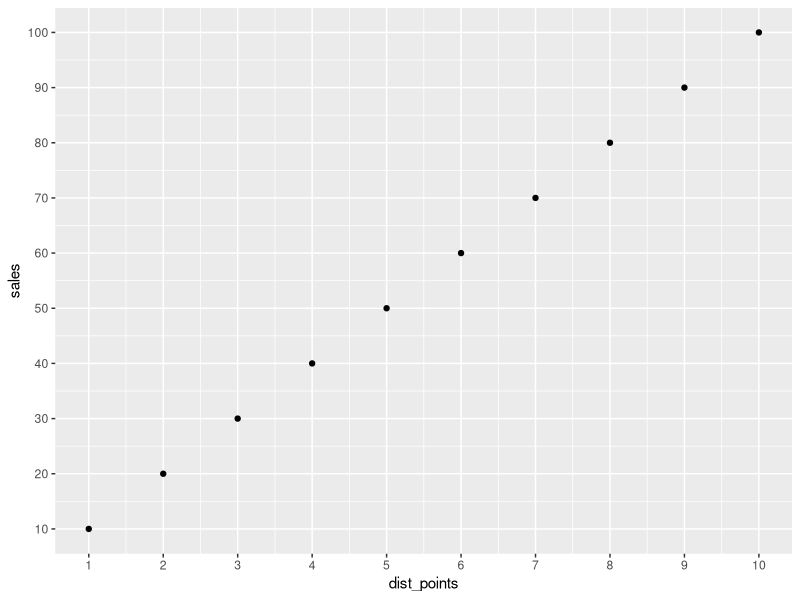
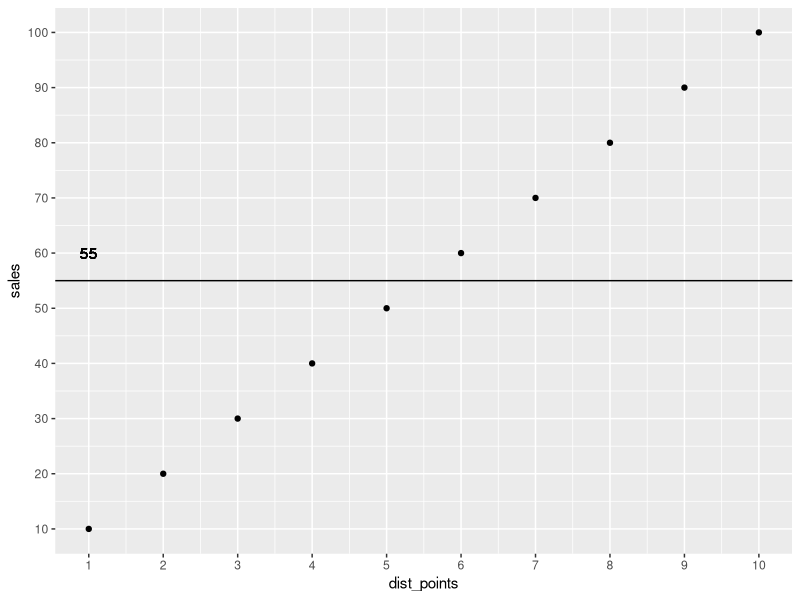
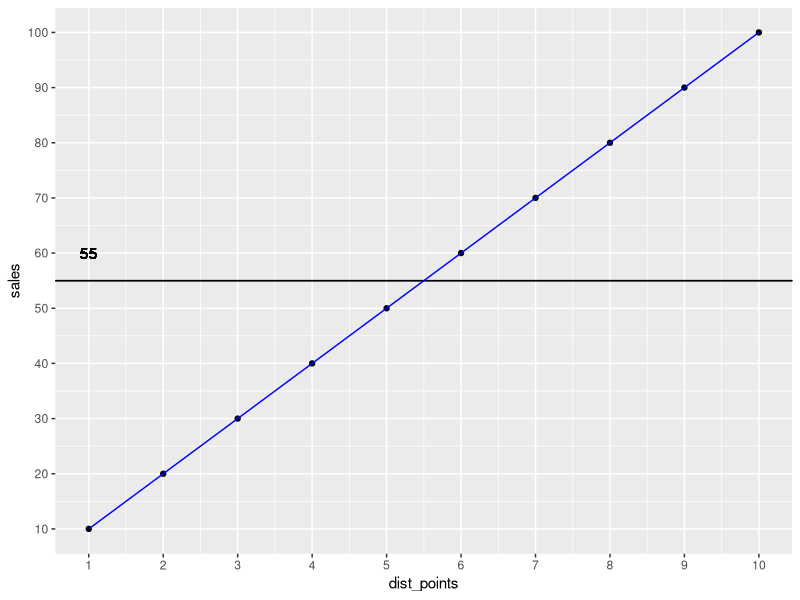
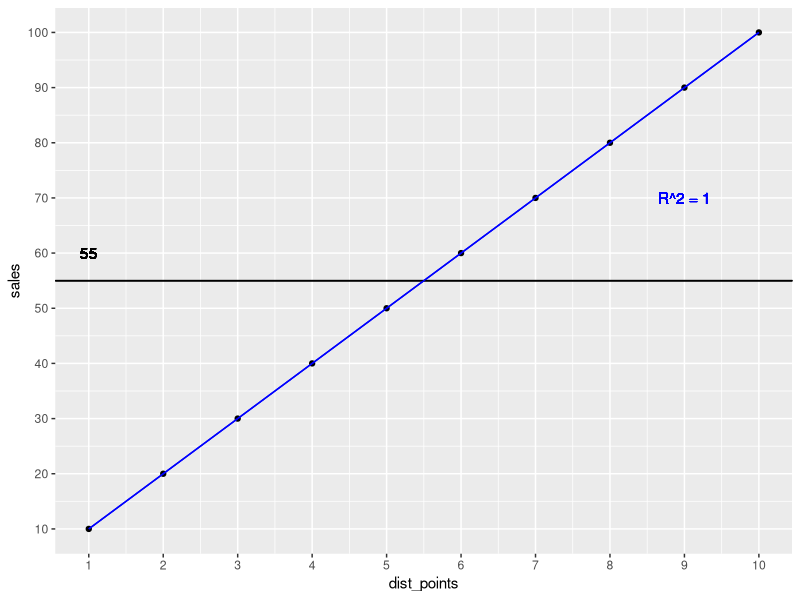
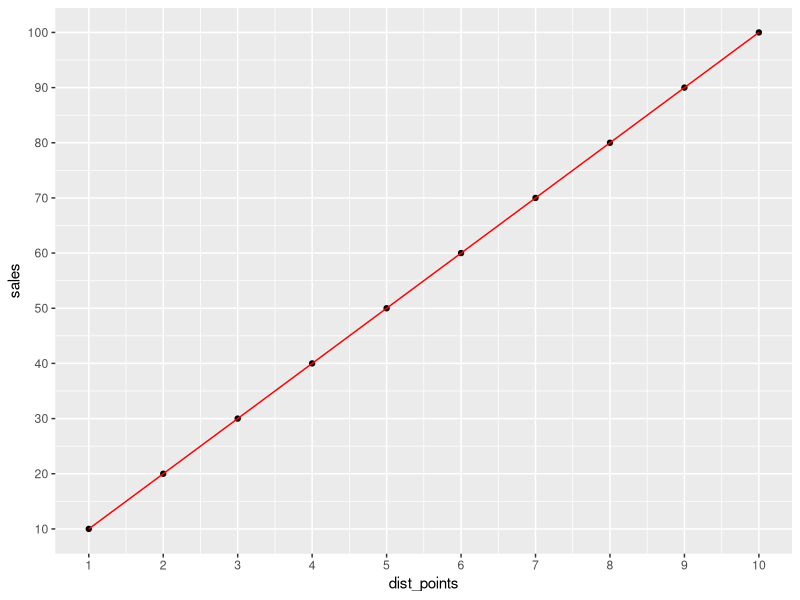
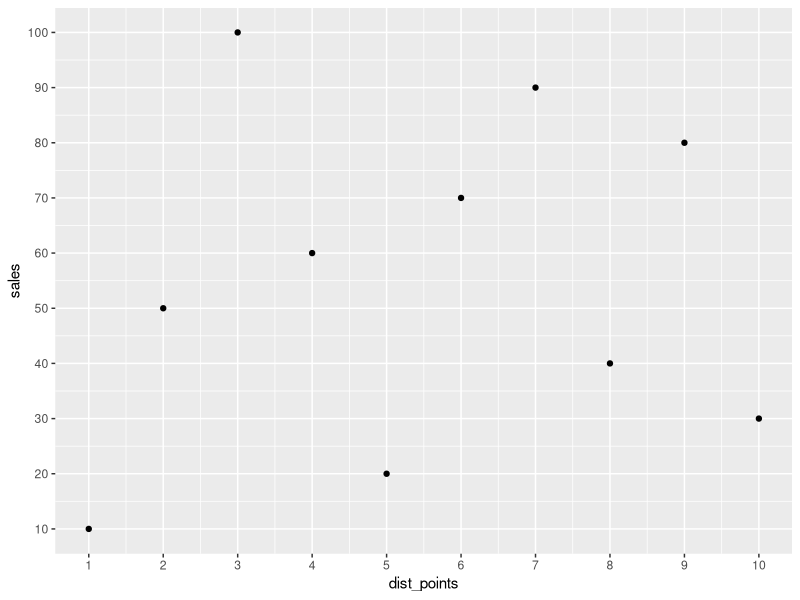
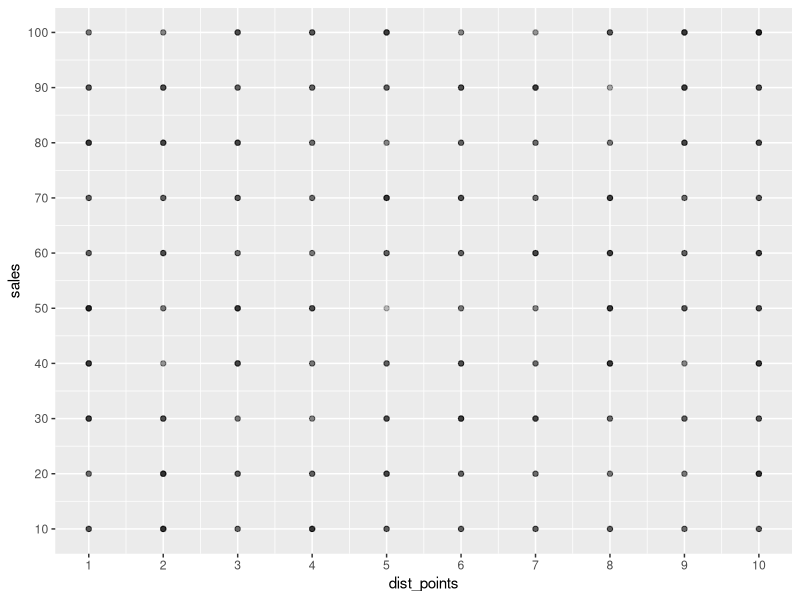
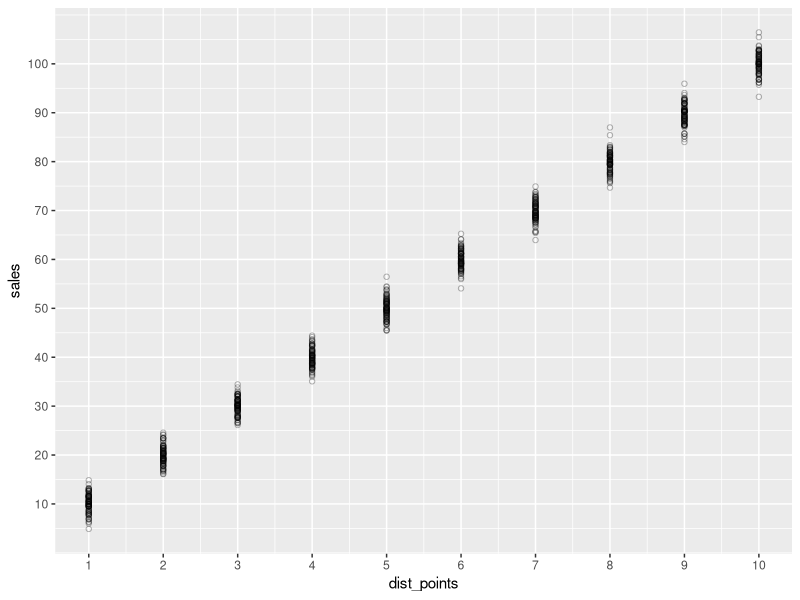

Write the R code that produced these figures, in order. (Note: this script raises an error after producing the figures.)
# Setup -------------------------------------------------------------------------------------------------------


library(tidyverse)


# Example 1 -------------------------------------------------------------------------------------------------------
# Look at the output from curated data

## Input data ##########################################
df <- tribble(
    ~dist_points, ~sales,
    1, 10,
    2, 20,
    3, 30,
    4, 40,
    5, 50,
    6, 60,
    7, 70,
    8, 80,
    9, 90,
    10, 100
)

# data is generated according to a simple linear function
k <- 10
x <- 1:10
d <- 0


(plt1 <- df %>% 
        ggplot(aes(x = dist_points, y = sales)) +
        geom_point() +
        scale_x_continuous(breaks = seq(1,10)) +
        scale_y_continuous(breaks = seq(10,100,10))
)


## Analysis ##########################################

mean <- mean(df$sales)

(plt2 <- plt1 +
        geom_hline(yintercept = mean) +
        geom_text(x = 1, y = 60, label = mean)
)


# manually predict sales
pred_sales <- k * x + d
pred_sales_df <- tibble(x = x, pred_sales = pred_sales)

(plt3 <- plt2 +
        geom_hline(yintercept = mean) +
        geom_text(x = 1, y = 60, label = mean) +
        geom_line(data = pred_sales_df, aes(x = x, y = pred_sales), col = 'blue')
)



## Calculate R squared manually #####################

# StatQuest: https://www.youtube.com/watch?v=2AQKmw14mHM
var_mean <- var(mean - df$sales)
var_line <- var(pred_sales_df$pred_sales - df$sales)

(r_squared <- (var_mean - var_line) / var_mean)
# 1

(plt4 <- plt3 +
        geom_hline(yintercept = mean) +
        geom_text(x = 1, y = 60, label = mean) +
        geom_line(data = pred_sales_df, aes(x = x, y = pred_sales), col = 'blue') + 
        geom_text(x = 9, y = 70, label = paste0('R^2 = ', r_squared), col = 'blue')
)

## Run lm() #######################################
# Expectation:
# - k = 10
# - k std error = 0
# - R squared = 1
# - multiple r squared = 1
# - residual standard error = 0
# - d = 0
# - deg freedom = 10 - 1 (paramter) - 1 (intercept) = 8



lm_res <- lm(sales ~ dist_points, data = df)
summary(lm_res)
# Residuals:
#     Min         1Q     Median         3Q        Max 
# -9.511e-15 -2.387e-15 -4.041e-16  3.247e-15  6.630e-15 
# 
# Coefficients:
#     Estimate Std. Error    t value Pr(>|t|)    
# (Intercept) -8.988e-15  3.472e-15 -2.588e+00   0.0322 *  
#     dist_points  1.000e+01  5.596e-16  1.787e+16   <2e-16 ***
#     ---
#     Signif. codes:  0 ‘***’ 0.001 ‘**’ 0.01 ‘*’ 0.05 ‘.’ 0.1 ‘ ’ 1
# 
# Residual standard error: 5.083e-15 on 8 degrees of freedom
# Multiple R-squared:      1,	Adjusted R-squared:      1 
# F-statistic: 3.193e+32 on 1 and 8 DF,  p-value: < 2.2e-16



pred_lm <- tibble(y = predict(lm_res, tibble(dist_points = df$dist_points)) , dist_points = df$dist_points)

(plt1 + geom_line(data = pred_lm, aes(x = dist_points, y = y), col = 'red')
)




# Example 2 -------------------------------------------------------------------------------------------------------
# What happens if there is no correlation at all between input and output?

set.seed(42)
df_no_corr <- tibble(sales = df$sales, dist_points = sample(1:10, 10))

(plt_no_corr_1 <- df_no_corr %>% 
        ggplot(aes(x = dist_points, y = sales)) +
        geom_point() +
        scale_x_continuous(breaks = seq(1,10)) +
        scale_y_continuous(breaks = seq(10,100,10))
)

# Expectation:
# - k = 0
# - R squared = 0
# - multiple r squared = 0
# - residual standard error = ~25
# - d = 55


lm_res_no_corr <- lm(sales ~ dist_points, data = df_no_corr)
summary(lm_res_no_corr)
# Coefficients:
#     Estimate Std. Error t value Pr(>|t|)  
# (Intercept)   47.333     21.723   2.179    0.061 .
# dist_points    1.394      3.501   0.398    0.701  
# ---
#     Signif. codes:  0 ‘***’ 0.001 ‘**’ 0.01 ‘*’ 0.05 ‘.’ 0.1 ‘ ’ 1
# 
# Residual standard error: 31.8 on 8 degrees of freedom
# Multiple R-squared:  0.01943,	Adjusted R-squared:  -0.1031 
# F-statistic: 0.1585 on 1 and 8 DF,  p-value: 0.7009

# k .. low but still not 0 !!!!!
# r squared .. low -> OK
# residual standard error -> OK
# d .. not 55, but ok
 

# Lets make the simulation more accurate -> use 100times more data points
set.seed(42)
df_no_corr2 <- tibble(sales = rep(df$sales, 100) , dist_points = sample(1:10, 10 * 100, replace = T))

(plt_no_corr_2 <- df_no_corr2 %>% 
        ggplot(aes(x = dist_points, y = sales)) +
        geom_point(alpha = 0.1) +
        scale_x_continuous(breaks = seq(1,10)) +
        scale_y_continuous(breaks = seq(10,100,10))
)

lm_res_no_corr2 <- lm(sales ~ dist_points, data = df_no_corr2)
summary(lm_res_no_corr2)
# Coefficients:
#     Estimate Std. Error t value Pr(>|t|)    
# (Intercept)  52.0243     1.9147  27.171   <2e-16 ***
#     dist_points   0.5383     0.3050   1.765   0.0778 .  
# ---
#     Signif. codes:  0 ‘***’ 0.001 ‘**’ 0.01 ‘*’ 0.05 ‘.’ 0.1 ‘ ’ 1
# 
# Residual standard error: 28.71 on 998 degrees of freedom
# Multiple R-squared:  0.003112,	Adjusted R-squared:  0.002113 
# F-statistic: 3.116 on 1 and 998 DF,  p-value: 0.07784

# intercept increases
# k becomes smaller
# r squared becomes smaller
# residual standard error becomes closer to 25


# Lets use 100.000 times more data points
set.seed(42)
df_no_corr3 <- tibble(sales = rep(df$sales, 100000) , dist_points = sample(1:10, 10 * 100000, replace = T))
lm_res_no_corr3 <- lm(sales ~ dist_points, data = df_no_corr3)
summary(lm_res_no_corr3)
# Coefficients:
#     Estimate Std. Error t value Pr(>|t|)    
# (Intercept) 54.896161   0.062033 884.947   <2e-16 ***
#     dist_points  0.018881   0.009997   1.889    0.059 .  
# ---
#     Signif. codes:  0 ‘***’ 0.001 ‘**’ 0.01 ‘*’ 0.05 ‘.’ 0.1 ‘ ’ 1
# 
# Residual standard error: 28.72 on 999998 degrees of freedom
# Multiple R-squared:  3.567e-06,	Adjusted R-squared:  2.567e-06 
# F-statistic: 3.567 on 1 and 999998 DF,  p-value: 0.05895

# intercept increases
# k becomes smaller
# r squared becomes smaller




# Example 3 -------------------------------------------------------------------------------------------------------
# Use curated data, with a bit more randomness

set.seed(42)
df_randomised1 <- data.frame(
    dist_points = rep(df$dist_points, 100)
    ) %>% 
    mutate(sales = dist_points * 10+ rnorm(n(), mean = 0, sd = 2))

df_randomised1 %>% nrow
# 1000

(plt_rand1 <- df_randomised1 %>% 
        ggplot(aes(x = dist_points, y = sales)) +
        geom_point(shape = 1, alpha = 0.3) +
        scale_x_continuous(breaks = seq(1,10)) +
        scale_y_continuous(breaks = seq(10,100,10))
)

lm_res_rand1 <- lm(sales ~ dist_points, data = df_randomised1)
summary(lm_res_rand1)
# Coefficients:
#     Estimate Std. Error t value Pr(>|t|)    
# (Intercept) -0.02126    0.13835  -0.154    0.878    
# dist_points 10.00073    0.02230 448.526   <2e-16 ***
#     ---
#     Signif. codes:  0 ‘***’ 0.001 ‘**’ 0.01 ‘*’ 0.05 ‘.’ 0.1 ‘ ’ 1
# 
# Residual standard error: 2.025 on 998 degrees of freedom
# Multiple R-squared:  0.9951,	Adjusted R-squared:  0.9951 
# F-statistic: 2.012e+05 on 1 and 998 DF,  p-value: < 2.2e-16

# coeffcient standard error went up!!!


pred_lm_res_rand1 <- tibble(y = predict(lm_res_rand1, tibble(dist_points = df_randomised1$dist_points)) , dist_points = df_randomised1$dist_points)

(plt_rand1 + geom_line(data = pred_lm_res_rand1, aes(x = dist_points, y = y), col = 'red')
)

mean_distpoint <- mean(dist_points)
# 5.5

# how do the coefficient standard errors look like?
pred_lm_res_rand_comp1 <- pred_lm_res_rand1 %>%
    bind_cols(sales = df_randomised1$sales) %>% 
    mutate(diff_sales = y - sales,
           diff_dist_point_mean = dist_points - mean_distpoint)

library(ggbeeswarm)
# per dist point?
pred_lm_res_rand_comp1 %>% 
    ggplot(aes(x = dist_points, y = diff_sales)) +
    # geom_point(shape = 1) +
    geom_quasirandom(shape = 1) + 
    scale_x_continuous(breaks = seq(1,10))
# all look similarly distributed

# all together
pred_lm_res_rand_comp1 %>% 
    ggplot(aes(x = 0, y = diff_sales)) +
    geom_quasirandom(shape = 1) +
    scale_x_continuous(breaks = seq(1,10))

# Real calculation:
# https://stats.stackexchange.com/questions/236437/how-to-compute-the-standard-error-of-a-predictor-variable
# mean squared error
mse <- sum(pred_lm_res_rand_comp1$diff_sales^2) * (1 / (length(pred_lm_res_rand_comp1$diff_sales)-2)  )
x_deviation_mean_error <- sum(pred_lm_res_rand_comp1$diff_dist_point_mean^2)
sqrt(mse/x_deviation_mean_error)
# 0.02207502

# Approximation: ??? does this really work ??????
# https://stackoverflow.com/questions/2676554/in-r-how-to-find-the-standard-error-of-the-mean
# knowing that the spread in y is similar
# knowing that the spread in x is similar
std_err_overall <- sqrt(var(pred_lm_res_rand_comp1$diff_sales)/length(pred_lm_res_rand_comp1$diff_sales))
# 0.06337391
std_error_approximation <- std_err_overall / sqrt(mean_distpoint)
# 0.02702273



# Example 3 -------------------------------------------------------------------------------------------------------
# Use curated with randomness and vary the standard deviation


df_randomised2 <- data.frame(
    dist_points = rep(df$dist_points, 100)
) %>% 
    mutate(sales = dist_points * 10+ rnorm(n(), mean = 0, sd = 4))

df_randomised2 %>% nrow
# 1000

(plt_rand2 <- df_randomised2 %>% 
        ggplot(aes(x = dist_points, y = sales)) +
        geom_point(shape = 1, alpha = 0.3) +
        scale_x_continuous(breaks = seq(1,10)) +
        scale_y_continuous(breaks = seq(10,100,10))
)

lm_res_rand2 <- lm(sales ~ dist_points, data = df_randomised2)
summary(lm_res_rand2)
# Coefficients:
#     Estimate Std. Error t value Pr(>|t|)    
# (Intercept)  0.18496    0.26948   0.686    0.493    
# dist_points  9.96250    0.04343 229.391   <2e-16 ***
#     ---
#     Signif. codes:  0 ‘***’ 0.001 ‘**’ 0.01 ‘*’ 0.05 ‘.’ 0.1 ‘ ’ 1
# 
# Residual standard error: 3.945 on 998 degrees of freedom
# Multiple R-squared:  0.9814,	Adjusted R-squared:  0.9814 
# F-statistic: 5.262e+04 on 1 and 998 DF,  p-value: < 2.2e-16

# coeff standard error is twice as hight
# residual standard error is also almost twice as high






df_randomised3 <- data.frame(
    dist_points = rep(df$dist_points, 100)
) %>% 
    mutate(sales = dist_points * 10+ rnorm(n(), mean = 0, sd = 40))

df_randomised3 %>% nrow
# 1000

(plt_rand3 <- df_randomised3 %>% 
        ggplot(aes(x = dist_points, y = sales)) +
        geom_point(shape = 1, alpha = 0.3) +
        scale_x_continuous(breaks = seq(1,10)) +
        scale_y_continuous(breaks = seq(-100,200,10))
)

lm_res_rand3 <- lm(sales ~ dist_points, data = df_randomised3)
summary(lm_res_rand3)
# Coefficients:
#     Estimate Std. Error t value Pr(>|t|)    
# (Intercept)  -2.8061     2.8131  -0.998    0.319    
# dist_points  10.4869     0.4534  23.131   <2e-16 ***
#     ---
#     Signif. codes:  0 ‘***’ 0.001 ‘**’ 0.01 ‘*’ 0.05 ‘.’ 0.1 ‘ ’ 1
# 
# Residual standard error: 41.18 on 998 degrees of freedom
# Multiple R-squared:  0.349,	Adjusted R-squared:  0.3484 
# F-statistic:   535 on 1 and 998 DF,  p-value: < 2.2e-16

# coefficient stays the same.
# standard error increased by 10 (p value still significant)
# R squared - questionable!!!!

df_randomised4 <- data.frame(
    dist_points = rep(df$dist_points, 100)
) %>% 
    mutate(sales = dist_points * 10+ rnorm(n(), mean = 0, sd = 400))

df_randomised4 %>% nrow
# 1000

(plt_rand4 <- df_randomised4 %>% 
        ggplot(aes(x = dist_points, y = sales)) +
        geom_point(shape = 1, alpha = 0.3) +
        scale_x_continuous(breaks = seq(1,10)) +
        scale_y_continuous(breaks = seq(-1500,1500,10))
)

lm_res_rand4 <- lm(sales ~ dist_points, data = df_randomised4)
summary(lm_res_rand4)
# Coefficients:
#     Estimate Std. Error t value Pr(>|t|)    
# (Intercept)  -48.349     27.019  -1.789   0.0738 .  
# dist_points   17.206      4.355   3.951 8.32e-05 ***
#     ---
#     Signif. codes:  0 ‘***’ 0.001 ‘**’ 0.01 ‘*’ 0.05 ‘.’ 0.1 ‘ ’ 1
# 
# Residual standard error: 395.5 on 998 degrees of freedom
# Multiple R-squared:  0.0154,	Adjusted R-squared:  0.01442 
# F-statistic: 15.61 on 1 and 998 DF,  p-value: 8.319e-05

# intercept changed to -48!!!!!!!!!!
# coeff .. changed to 17 !!!!!!!!
# p value still significant
# Very bad R squared!!!!!!!



# Example 4 -------------------------------------------------------------------------------------------------------
# Use curated with randomness, reduce datasize
# try to break p value !!!!


# Chagned coeff to be 1 !!!!!!!!!!
df_randomised_v2_1 <- data.frame(
    dist_points = rep(df$dist_points, 5)
) %>% 
    mutate(sales = dist_points * 1 + rnorm(n(), mean = 0, sd = 20))

df_randomised_v2_1 %>% nrow
# 50

(plt_rand_v2_1 <- df_randomised_v2_1 %>% 
        ggplot(aes(x = dist_points, y = sales)) +
        geom_point(shape = 1, alpha = 0.3) +
        scale_x_continuous(breaks = seq(1,10)) +
        scale_y_continuous(breaks = seq(-40,200,10))
)

lm_res_randv2_1 <- lm(sales ~ dist_points, data = df_randomised_v2_1)
summary(lm_res_randv2_1)
# Coefficients:
#     Estimate Std. Error t value Pr(>|t|)   
# (Intercept)   -9.578      6.781  -1.412   0.1643   
# dist_points    3.085      1.093   2.823   0.0069 **
#     ---
#     Signif. codes:  0 ‘***’ 0.001 ‘**’ 0.01 ‘*’ 0.05 ‘.’ 0.1 ‘ ’ 1
# 
# Residual standard error: 22.19 on 48 degrees of freedom
# Multiple R-squared:  0.1424,	Adjusted R-squared:  0.1245 
# F-statistic: 7.969 on 1 and 48 DF,  p-value: 0.006905


# low r squared
# coef: 3.085











# !!!!!!!!!!!!!!!!!!!!!!!!!!!!!!!!!!!!!!!!!!!!!!!!!!!!!!!!!!!!!!!!!!!!!!!!!!!!!!!!!!!!!!!!!!!!!!!!!!!!!!!
set.seed(42)
df_randomised_v2_2 <- data.frame(
    dist_points = rep(df$dist_points, 5)
) %>% 
    mutate(sales = dist_points * 1 + rnorm(n(), mean = 0, sd = 7))

df_randomised_v2_2 %>% nrow
# 50

(plt_rand_v2_2 <- df_randomised_v2_2 %>% 
        ggplot(aes(x = dist_points, y = sales)) +
        geom_point(shape = 1, alpha = 0.8) +
        scale_x_continuous(breaks = seq(1,10)) +
        scale_y_continuous(breaks = seq(-40,200,10))
)

lm_res_randv2_2 <- lm(sales ~ dist_points, data = df_randomised_v2_2)
summary(lm_res_randv2_2)
# Coefficients:
#     Estimate Std. Error t value Pr(>|t|)
# (Intercept)   2.7736     2.4388   1.137    0.261
# dist_points   0.4503     0.3930   1.146    0.258
# 
# Residual standard error: 7.983 on 48 degrees of freedom
# Multiple R-squared:  0.02662,	Adjusted R-squared:  0.006339 
# F-statistic: 1.313 on 1 and 48 DF,  p-value: 0.2576


# low r squared
# coef: 0.4503


pred_lm_res_randv2_2 <- tibble(y = predict(lm_res_randv2_2, tibble(dist_points = df_randomised_v2_2$dist_points)) , dist_points = df_randomised_v2_2$dist_points)

(plt_rand_v2_2 + geom_line(data = pred_lm_res_randv2_2, aes(x = dist_points, y = y), col = 'red')
)







# Example 5 -------------------------------------------------------------------------------------------------------
# Use curated with randomness, obscure data set at certain dist_points




set.seed(42)
df_randomised_obsc1 <- data.frame(
    dist_points = rep(df$dist_points, 10)
) %>% 
    mutate(sales = dist_points * 1 + rnorm(n(), mean = 0, sd = 2))

df_randomised_obsc1 %>% nrow
# 1000

(plt_rand_obs_1 <- df_randomised_obsc1 %>% 
        ggplot(aes(x = dist_points, y = sales)) +
        geom_point(shape = 1, alpha = 0.3) +
        scale_x_continuous(breaks = seq(1,10)) +
        scale_y_continuous(breaks = seq(-20,20,10))
)

lm_res_rand_obsc1 <- lm(sales ~ dist_points, data = df_randomised_obsc1)
summary(lm_res_rand_obsc1)
# Coefficients:
#     Estimate Std. Error t value Pr(>|t|)    
# (Intercept)  0.69300    0.44651   1.552    0.124    
# dist_points  0.88582    0.07196  12.310   <2e-16 ***
#     ---
#     Signif. codes:  0 ‘***’ 0.001 ‘**’ 0.01 ‘*’ 0.05 ‘.’ 0.1 ‘ ’ 1
# 
# Residual standard error: 2.067 on 98 degrees of freedom
# Multiple R-squared:  0.6073,	Adjusted R-squared:  0.6033 
# F-statistic: 151.5 on 1 and 98 DF,  p-value: < 2.2e-16


pred_lm_res_randobsc_1 <- tibble(y = predict(lm_res_randv2_2, tibble(dist_points = df_randomised_obsc1$dist_points)) , dist_points = df_randomised_obsc1$dist_points)

(plt_rand_obs_1 + geom_line(data = pred_lm_res_randobsc_1, aes(x = dist_points, y = y), col = 'red')
)



# now lets offset dist points 1 and 4, by 5

# r squared will reduce
# intercept will increase
# coef will decrease
# residual standard error will increase

set.seed(42)
df_randomised_obsc2 <- data.frame(
    dist_points = rep(df$dist_points, 10)
) %>% 
    mutate(sales = dist_points * 1 + rnorm(n(), mean = 0, sd = 2)) %>% 
    mutate(sales = ifelse(dist_points == 1 | dist_points == 4, sales + 5, sales))

df_randomised_obsc2 %>% nrow
# 100

(plt_rand_obs_2 <- df_randomised_obsc2 %>% 
        ggplot(aes(x = dist_points, y = sales)) +
        geom_point(shape = 1, alpha = 0.3) +
        scale_x_continuous(breaks = seq(1,10)) +
        scale_y_continuous(breaks = seq(-20,20,10))
)


lm_res_rand_obsc2 <- lm(sales ~ dist_points, data = df_randomised_obsc2)
summary(lm_res_rand_obsc2)
# Coefficients:
#     Estimate Std. Error t value Pr(>|t|)    
# (Intercept)  3.29171    0.56376   5.839 6.84e-08 ***
#     dist_points  0.57955    0.09086   6.379 5.91e-09 ***
#     ---
#     Signif. codes:  0 ‘***’ 0.001 ‘**’ 0.01 ‘*’ 0.05 ‘.’ 0.1 ‘ ’ 1
# 
# Residual standard error: 2.61 on 98 degrees of freedom
# Multiple R-squared:  0.2934,	Adjusted R-squared:  0.2862 
# F-statistic: 40.69 on 1 and 98 DF,  p-value: 5.914e-09


pred_lm_res_randobsc_2 <- tibble(y = predict(lm_res_rand_obsc2, tibble(dist_points = df_randomised_obsc2$dist_points)) , dist_points = df_randomised_obsc2$dist_points)

(plt_rand_obs_2 + geom_line(data = pred_lm_res_randobsc_2, aes(x = dist_points, y = y), col = 'red')
)

# r squared reduced massively!!!
# intercept increased
# coef decreased 
# residual standard error increased slightly





